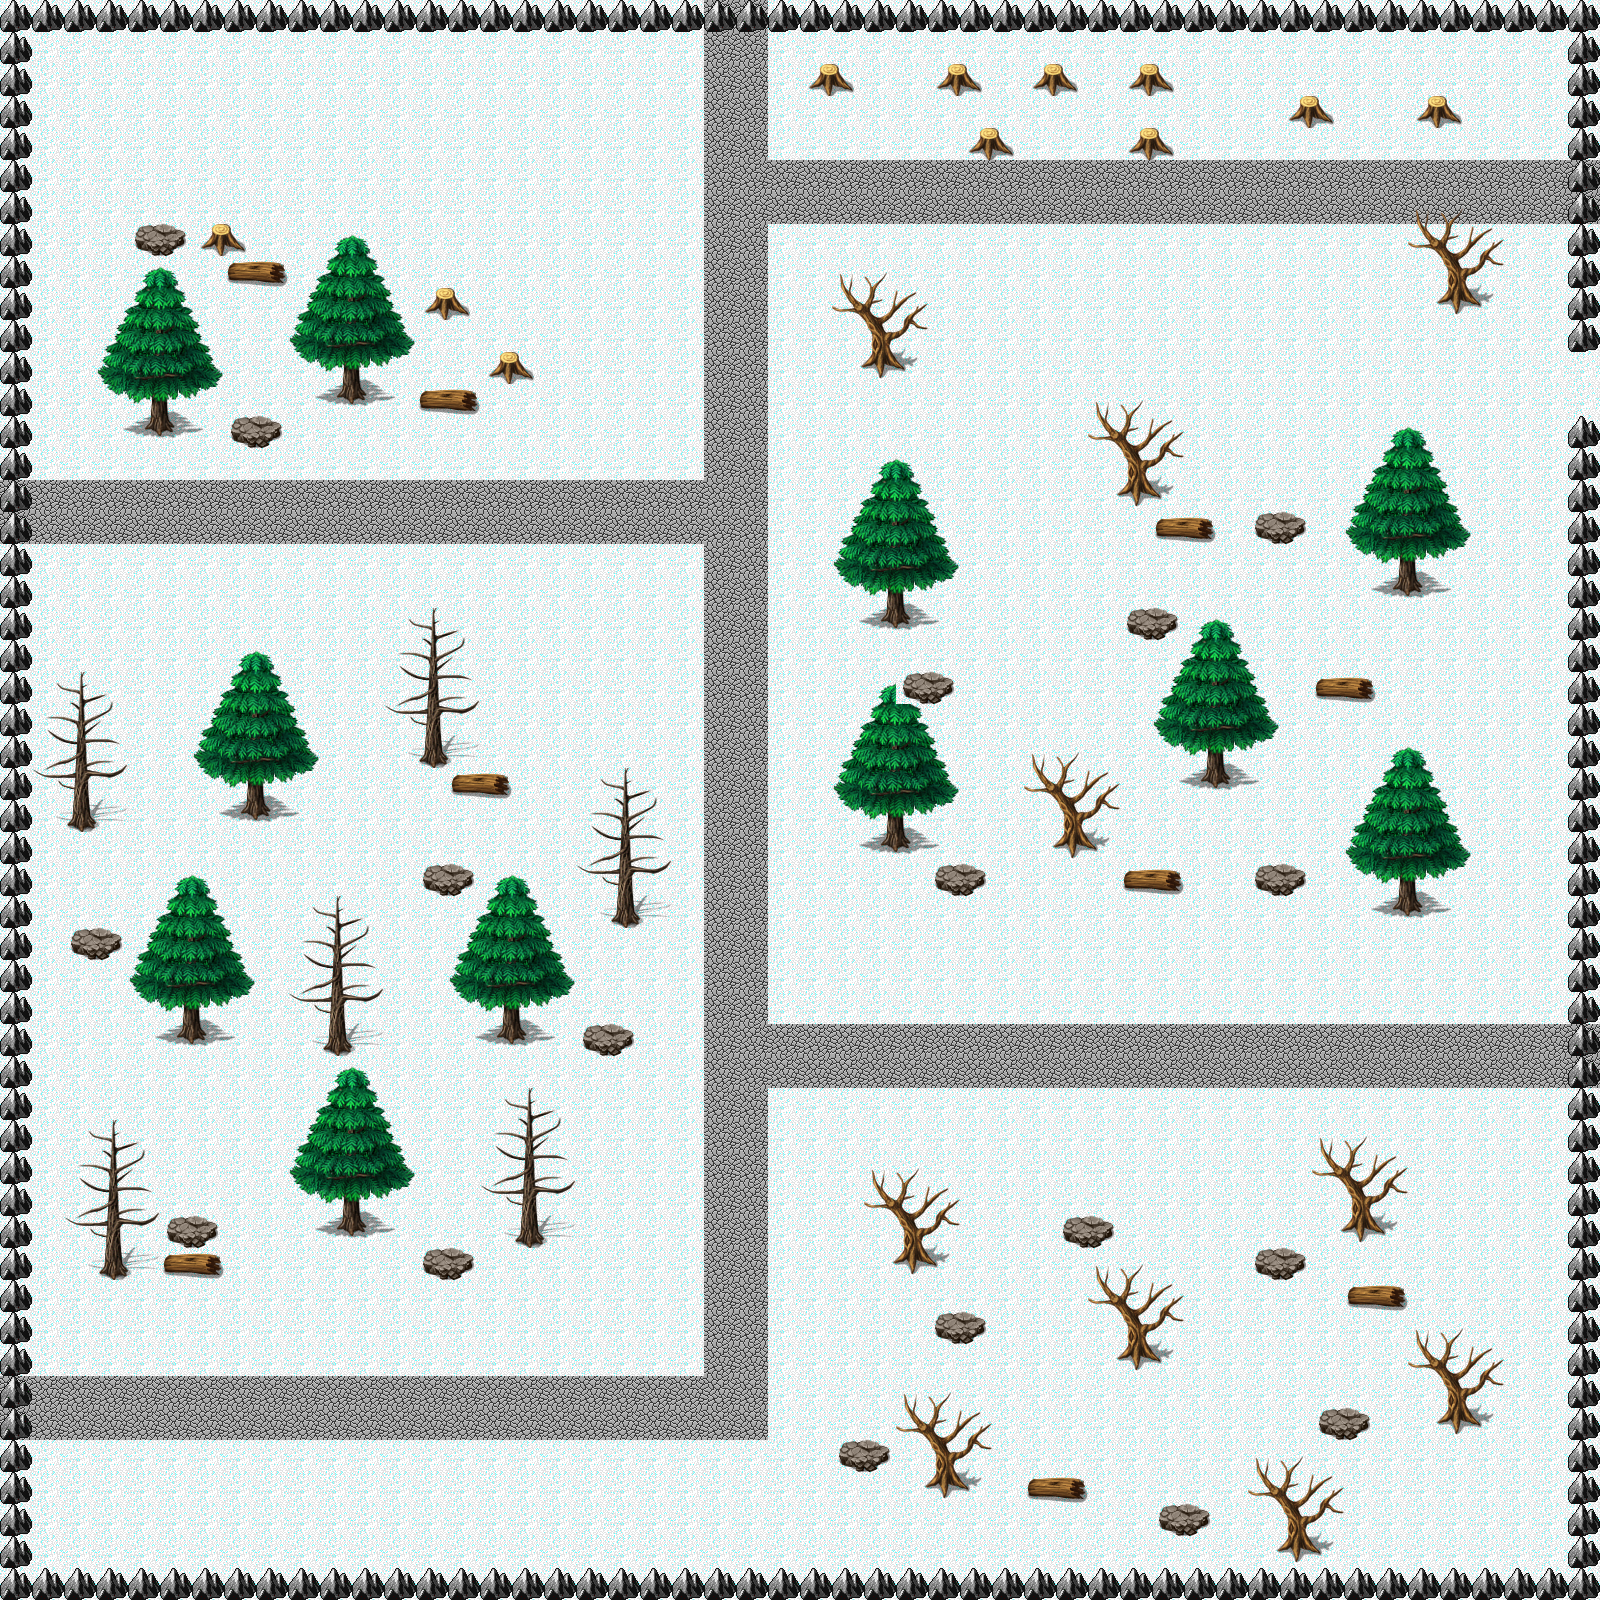

A level layout from a 2D game, rendered from its tile map. Below: a short description, then the map file with tile-grid data replaced by summaries:
An orthogonal 50x50 tile map with 32x32 px tiles, 2 tile layers (Backgroung, Trees), 2 tilesets.

<map version="1.0" orientation="orthogonal" width="50" height="50" tilewidth="32" tileheight="32">
 <tileset firstgid="1" name="dg_grounds32" tilewidth="32" tileheight="32">
  <image source="dg_grounds32.png" width="288" height="608" />
 </tileset>
 <tileset firstgid="172" name="tilebs" tilewidth="32" tileheight="32">
  <image source="tilebs.png" width="512" height="512" />
 </tileset>
 <layer name="Backgroung" width="50" height="50">
  <data>[2500 cells, 2500 non-empty, 4 distinct tile ids]</data>
 </layer>
 <layer name="Trees" width="50" height="50">
  <data>[2500 cells, 527 non-empty, 55 distinct tile ids]</data>
 </layer>
 <objectgroup name="Objects" width="50" height="50" />
</map>
